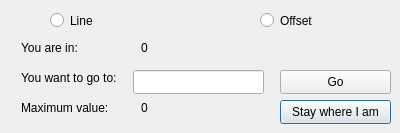
<?xml version="1.0" encoding="UTF-8"?>
<ui version="4.0">
 <class>gotodialog</class>
 <widget class="QDialog" name="gotodialog">
  <property name="geometry">
   <rect>
    <x>0</x>
    <y>0</y>
    <width>400</width>
    <height>133</height>
   </rect>
  </property>
  <property name="windowTitle">
   <string>Go To...</string>
  </property>
  <widget class="QLabel" name="label">
   <property name="geometry">
    <rect>
     <x>21</x>
     <y>40</y>
     <width>101</width>
     <height>16</height>
    </rect>
   </property>
   <property name="text">
    <string>You are in:</string>
   </property>
  </widget>
  <widget class="QLabel" name="label_2">
   <property name="geometry">
    <rect>
     <x>21</x>
     <y>70</y>
     <width>101</width>
     <height>16</height>
    </rect>
   </property>
   <property name="text">
    <string>You want to go to:</string>
   </property>
  </widget>
  <widget class="QLabel" name="label_3">
   <property name="geometry">
    <rect>
     <x>21</x>
     <y>100</y>
     <width>101</width>
     <height>16</height>
    </rect>
   </property>
   <property name="text">
    <string>Maximum value:</string>
   </property>
  </widget>
  <widget class="QLineEdit" name="Go_to">
   <property name="geometry">
    <rect>
     <x>133</x>
     <y>70</y>
     <width>131</width>
     <height>24</height>
    </rect>
   </property>
  </widget>
  <widget class="QLabel" name="Max">
   <property name="geometry">
    <rect>
     <x>141</x>
     <y>100</y>
     <width>49</width>
     <height>16</height>
    </rect>
   </property>
   <property name="text">
    <string>0</string>
   </property>
  </widget>
  <widget class="QLabel" name="Current">
   <property name="geometry">
    <rect>
     <x>141</x>
     <y>40</y>
     <width>49</width>
     <height>16</height>
    </rect>
   </property>
   <property name="text">
    <string>0</string>
   </property>
  </widget>
  <widget class="QRadioButton" name="Line_m">
   <property name="geometry">
    <rect>
     <x>50</x>
     <y>10</y>
     <width>90</width>
     <height>21</height>
    </rect>
   </property>
   <property name="text">
    <string>Line</string>
   </property>
  </widget>
  <widget class="QRadioButton" name="Off_m">
   <property name="geometry">
    <rect>
     <x>260</x>
     <y>10</y>
     <width>90</width>
     <height>21</height>
    </rect>
   </property>
   <property name="text">
    <string>Offset</string>
   </property>
  </widget>
  <widget class="QPushButton" name="Cancel">
   <property name="geometry">
    <rect>
     <x>280</x>
     <y>100</y>
     <width>111</width>
     <height>24</height>
    </rect>
   </property>
   <property name="text">
    <string>Stay where I am</string>
   </property>
  </widget>
  <widget class="QPushButton" name="Ok">
   <property name="geometry">
    <rect>
     <x>280</x>
     <y>70</y>
     <width>111</width>
     <height>24</height>
    </rect>
   </property>
   <property name="text">
    <string>Go</string>
   </property>
  </widget>
 </widget>
 <resources/>
 <connections/>
</ui>
